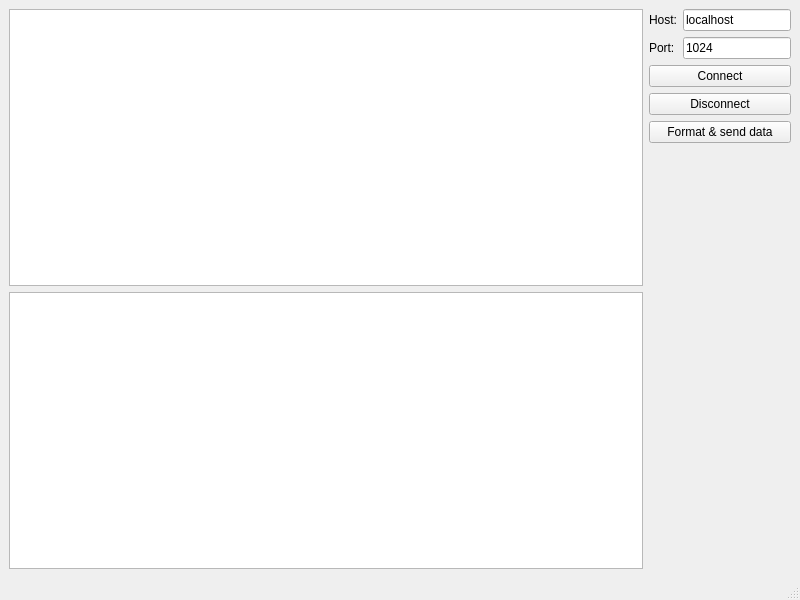
<?xml version="1.0" encoding="UTF-8"?>
<ui version="4.0">
 <class>MainWindow</class>
 <widget class="QMainWindow" name="MainWindow">
  <property name="geometry">
   <rect>
    <x>0</x>
    <y>0</y>
    <width>800</width>
    <height>600</height>
   </rect>
  </property>
  <property name="windowTitle">
   <string>LCSync</string>
  </property>
  <widget class="QWidget" name="centralwidget">
   <layout class="QHBoxLayout" name="horizontalLayout">
    <item>
     <layout class="QVBoxLayout" name="verticalLayout_2">
      <item>
       <widget class="QTextEdit" name="ToSend_"/>
      </item>
      <item>
       <widget class="QTextBrowser" name="Log_"/>
      </item>
     </layout>
    </item>
    <item>
     <layout class="QVBoxLayout" name="verticalLayout">
      <item>
       <layout class="QFormLayout" name="formLayout">
        <item row="0" column="0">
         <widget class="QLabel" name="label">
          <property name="text">
           <string>Host:</string>
          </property>
         </widget>
        </item>
        <item row="0" column="1">
         <widget class="QLineEdit" name="Host_">
          <property name="sizePolicy">
           <sizepolicy hsizetype="Fixed" vsizetype="Fixed">
            <horstretch>0</horstretch>
            <verstretch>0</verstretch>
           </sizepolicy>
          </property>
          <property name="text">
           <string>localhost</string>
          </property>
         </widget>
        </item>
        <item row="1" column="0">
         <widget class="QLabel" name="label_2">
          <property name="text">
           <string>Port:</string>
          </property>
         </widget>
        </item>
        <item row="1" column="1">
         <widget class="QLineEdit" name="Port_">
          <property name="sizePolicy">
           <sizepolicy hsizetype="Fixed" vsizetype="Fixed">
            <horstretch>0</horstretch>
            <verstretch>0</verstretch>
           </sizepolicy>
          </property>
          <property name="text">
           <string>1024</string>
          </property>
         </widget>
        </item>
       </layout>
      </item>
      <item>
       <widget class="QPushButton" name="Connect_">
        <property name="text">
         <string>Connect</string>
        </property>
       </widget>
      </item>
      <item>
       <widget class="QPushButton" name="Disconnect_">
        <property name="text">
         <string>Disconnect</string>
        </property>
       </widget>
      </item>
      <item>
       <widget class="QPushButton" name="SendData_">
        <property name="text">
         <string>Format &amp;&amp; send data</string>
        </property>
       </widget>
      </item>
      <item>
       <spacer name="verticalSpacer">
        <property name="orientation">
         <enum>Qt::Vertical</enum>
        </property>
        <property name="sizeHint" stdset="0">
         <size>
          <width>20</width>
          <height>40</height>
         </size>
        </property>
       </spacer>
      </item>
     </layout>
    </item>
   </layout>
  </widget>
  <widget class="QMenuBar" name="menubar">
   <property name="geometry">
    <rect>
     <x>0</x>
     <y>0</y>
     <width>800</width>
     <height>27</height>
    </rect>
   </property>
  </widget>
  <widget class="QStatusBar" name="statusbar"/>
 </widget>
 <resources/>
 <connections/>
</ui>
